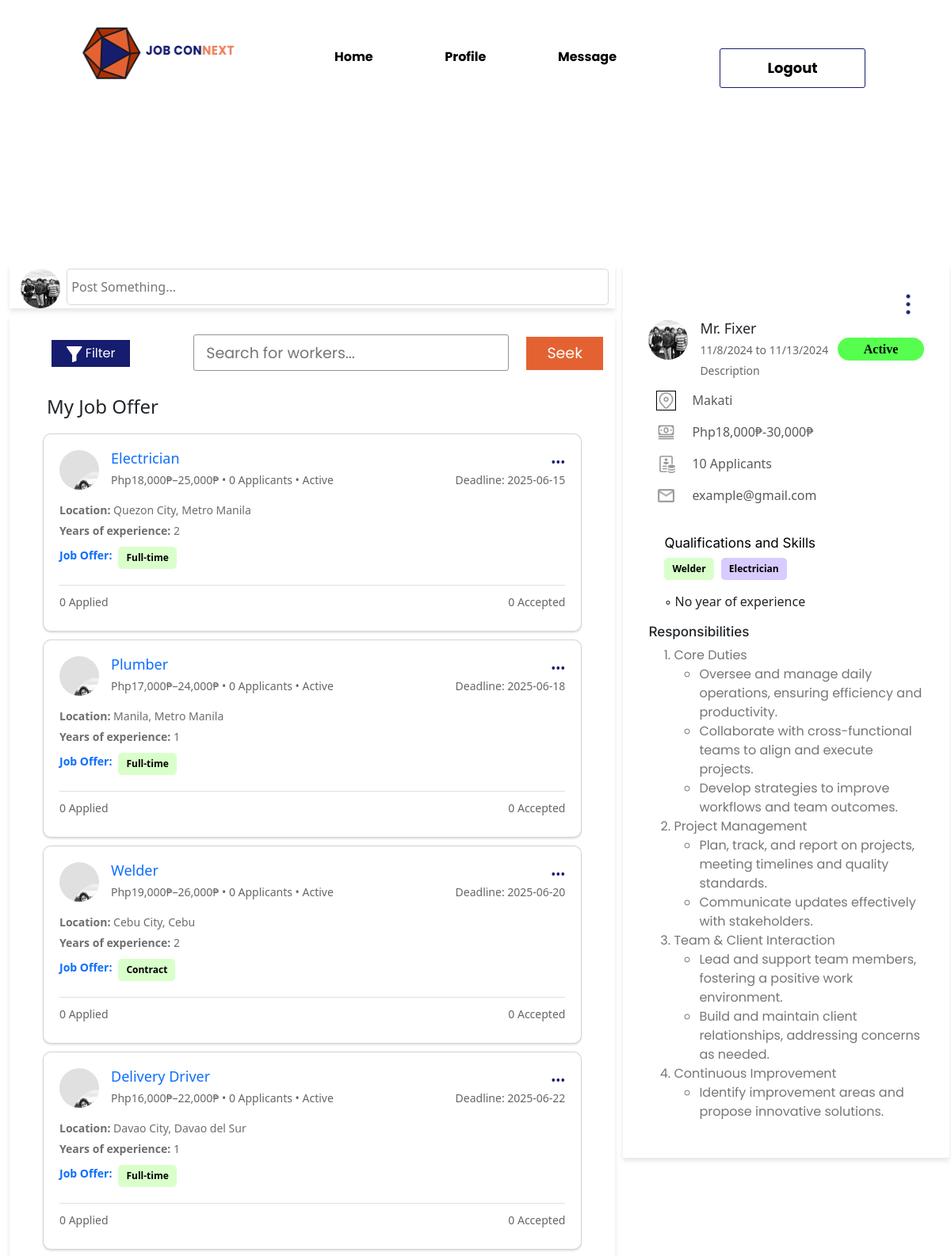
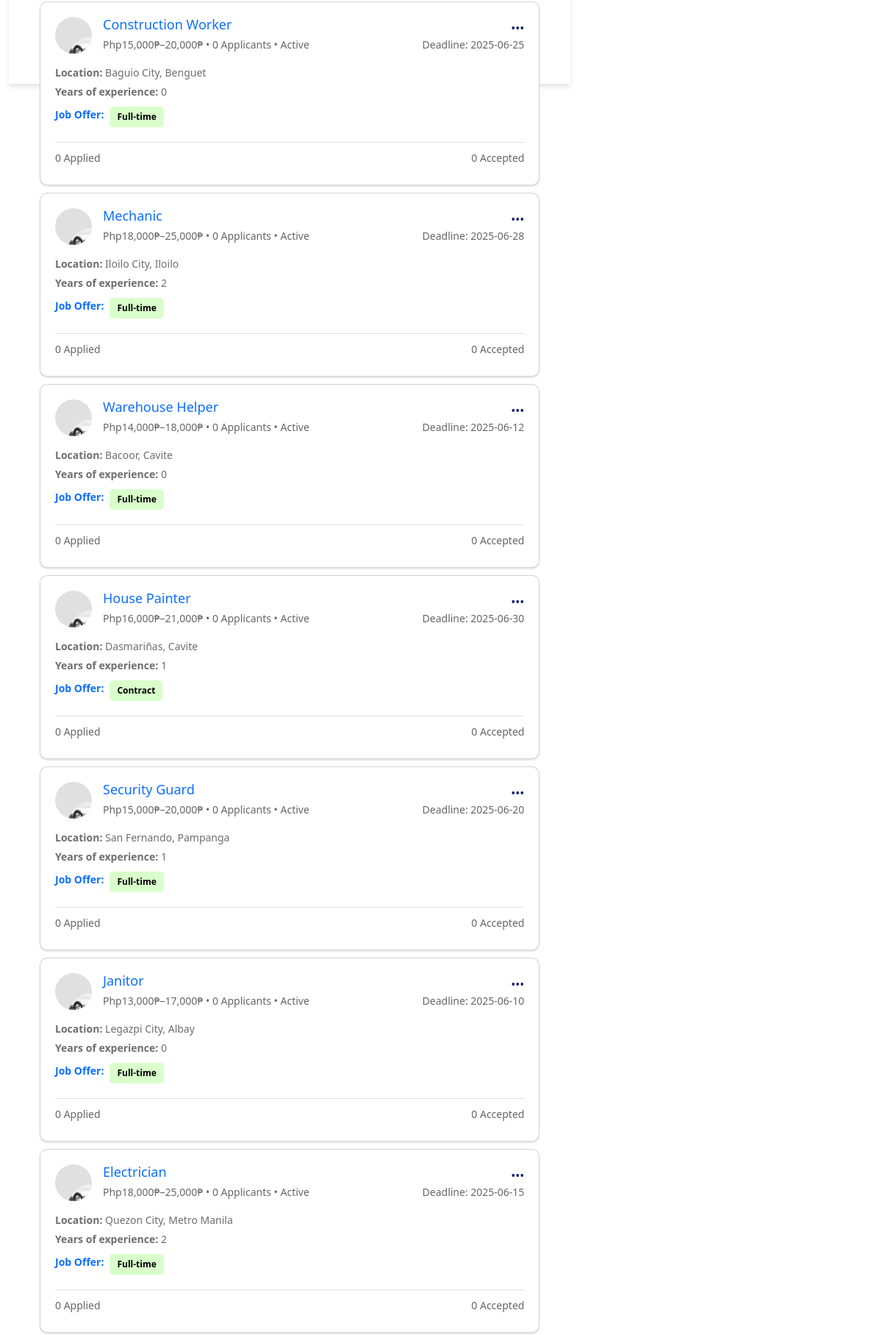
/ClientPortal/client-showjob.php (upper part), run on the app's committed database (2 pictures, top to bottom).
### tables this page shows
CREATE TABLE `tbl_client_jobpost` (
  `client_id` int(11) NOT NULL,
  `job_title` varchar(55) NOT NULL,
  `job_post_id` int(10) NOT NULL,
  `job_offer` varchar(50) NOT NULL,
  `salary_start` int(25) NOT NULL,
  `salary_end` int(25) NOT NULL,
  `picture/pdf` blob NOT NULL,
  `job_status` int(11) NOT NULL,
  `description` varchar(255) NOT NULL,
  `location` varchar(55) NOT NULL,
  `applicants` int(11) NOT NULL,
  `year_exp` int(11) NOT NULL,
  `start_posted` date NOT NULL DEFAULT current_timestamp(),
  `deadline` date NOT NULL
);

### ClientPortal/cardsFolder/jobOfferCard.php (the view, shortened to what this page needs)
<?php
$servername = "localhost";
$username = "root";
$password = "";
$database = "job_connext";
$conn = new mysqli($servername, $username, $password, $database);
$job_offeredQRY = "SELECT * FROM tbl_client_jobpost";
$job_offeredEXE = mysqli_query($conn, $job_offeredQRY);
while ($row = mysqli_fetch_assoc($job_offeredEXE)) {
    $job_offer = $row['job_offer'];
    $location = $row['location'];
    $applicants = $row['applicants'];
    $year_exp = $row['year_exp'];
    $deadline = $row['deadline'];
    $salary_start = $row['salary_start'];
    $salary_end = $row['salary_end'];
    $job_title = $row['job_title'];
    echo '
    <div class="row job-card" style="text-decoration: none !important; margin-bottom: 10px">
        <div class="col-sm-12">
            <div class="card" id="my-offer">
                <a href="client_rate-workers.php" class="card-link">
                    <div class="job-header">
                        <div class="profile-info">
                            <div class="avatar">
                                <img src="../../Assets/image/18a32bd5b48b9bc6ead9580129a54aaf.jpg" alt="Avatar">
                            </div>
                            <div class="details">
                                <h3>' . htmlspecialchars($job_title) . '</h3>
                                <p>Php' . number_format($salary_start) . '₱–' . number_format($salary_end) . '₱ • ' . $applicants . ' Applicants • Active</p>
                            </div>
                        </div>
                        <div class="job-dates">
                            <div class="menu">•••</div>
                            <p>Deadline: ' . htmlspecialchars($deadline) . '</p>
                        </div>
                    </div>
                    <div class="job-body">
                        <div class="info">
                            <p><strong>Location:</strong> ' . htmlspecialchars($location) . '</p>
                            <p><strong>Years of experience:</strong> ' . $year_exp . '</p>
                        </div>
                        <div class="skills">
                            <p><strong>Job Offer:</strong></p>
                            <span class="skill-tag green">' . htmlspecialchars($job_offer) . '</span>
                        </div>
                    </div>
                    <div class="job-footer">
                        <p>' . $applicants . ' Applied</p>
                        <p>0 Accepted</p>
                    </div>
                </a>
            </div>
        </div>
    </div>';
}
?>

### Assets/css/client-showjob.css (style rules this page uses)
:root { --darkblue : #161D6F; --darkorange : #E46232; }
* { padding: 0; margin: 0; }
.job-card { margin: 0px 0px 0px 0px; }
.job-card a { text-decoration: none; }
.job-card #my-offer { height: 250px; max-width: 100%; margin: 0px 30px; }
.job-card #my-offer img { border-radius:50%; width: 80px; height: 80px; margin: 25px 15px 15px; }
#my-offer { background-color: #fff; border-radius: 10px; box-shadow: 0px 2px 2px rgba(0, 0, 0, 0.1); padding: 20px; margin: 20px 0; font-size: 14px; max-width: 100%; }
.job-header { display: flex; justify-content: space-between; align-items: center; margin-bottom: 15px; }
.profile-info { display: flex; max-width: 100%; }
.avatar { width: 50px; height: 50px; background-color: #e0e0e0; border-radius: 50%; overflow: hidden; margin-right: 15px; }
.avatar img { width: 100%; height: 100%; object-fit: cover; }
.details h3 { margin: 0; font-size: 18px; }
.details p { margin: 5px 0 0; font-size: 14px; color: #666; }
.job-dates { text-align: right; }
.job-dates p { margin: 0; font-size: 14px; color: #666; }
.menu { font-size: 16px; color: var(--darkblue); cursor: pointer; }
.job-body { margin-bottom: 15px; }
.info p { margin: 5px 0; color: #6E6E6E; }
.skills { margin-top: 10px; display: flex; flex-wrap: wrap; gap: 8px; }
.skills p { margin: 0 0 5px; font-weight: bold; }
.skill-tag { display: inline-block; padding: 5px 10px; margin-right: 5px; margin-bottom: 5px; font-size: 12px; font-weight: bold; border-radius: 5px; color: #fff; white-space: nowrap; }
.skill-tag.green { background-color: #D9FFCB; color: #000000; }
.job-footer { display: flex; justify-content: space-between; border-top: 1px solid #e0e0e0; padding-top: 10px; white-space: nowrap; flex-wrap: nowrap; }
.job-footer p { margin: 0; font-size: 14px; color: #666; white-space: nowrap; }
.job-card #my-offer img { border-radius:50%; width: 80px; height: 80px; margin: 25px 15px 15px; white-space: nowrap; }

### ClientPortal/ModalFolder/modal_post.css (style rules this page uses)
:root { --darkblue : #161D6F; --darkorange : #E46232; }

### Assets/css/style.css (style rules this page uses)
a { text-decoration: none; }
* { margin: 0px; padding: 0px; }

### data on the page
tbl_client_jobpost: job_title "Electrician", salary_start "18,000", salary_end "25,000", applicants "0", deadline "2025-06-15", location "Quezon City, Metro Manila", year_exp "2", job_offer "Full-time"
tbl_client_jobpost: job_title "Plumber", salary_start "17,000", salary_end "24,000", applicants "0", deadline "2025-06-18", location "Manila, Metro Manila", year_exp "1", job_offer "Full-time"
tbl_client_jobpost: job_title "Welder", salary_start "19,000", salary_end "26,000", applicants "0", deadline "2025-06-20", location "Cebu City, Cebu", year_exp "2", job_offer "Contract"
tbl_client_jobpost: job_title "Delivery Driver", salary_start "16,000", salary_end "22,000", applicants "0", deadline "2025-06-22", location "Davao City, Davao del Sur", year_exp "1", job_offer "Full-time"
tbl_client_jobpost: job_title "Construction Worker", salary_start "15,000", salary_end "20,000", applicants "0", deadline "2025-06-25", location "Baguio City, Benguet", year_exp "0", job_offer "Full-time"
tbl_client_jobpost: job_title "Mechanic", salary_start "18,000", salary_end "25,000", applicants "0", deadline "2025-06-28", location "Iloilo City, Iloilo", year_exp "2", job_offer "Full-time"
tbl_client_jobpost: job_title "Warehouse Helper", salary_start "14,000", salary_end "18,000", applicants "0", deadline "2025-06-12", location "Bacoor, Cavite", year_exp "0", job_offer "Full-time"
tbl_client_jobpost: job_title "House Painter", salary_start "16,000", salary_end "21,000", applicants "0", deadline "2025-06-30", location "Dasmariñas, Cavite", year_exp "1", job_offer "Contract"
tbl_client_jobpost: job_title "Security Guard", salary_start "15,000", salary_end "20,000", applicants "0", deadline "2025-06-20", location "San Fernando, Pampanga", year_exp "1", job_offer "Full-time"
tbl_client_jobpost: job_title "Janitor", salary_start "13,000", salary_end "17,000", applicants "0", deadline "2025-06-10", location "Legazpi City, Albay", year_exp "0", job_offer "Full-time"
tbl_client_jobpost: job_title "Electrician", salary_start "18,000", salary_end "25,000", applicants "0", deadline "2025-06-15", location "Quezon City, Metro Manila", year_exp "2", job_offer "Full-time"
